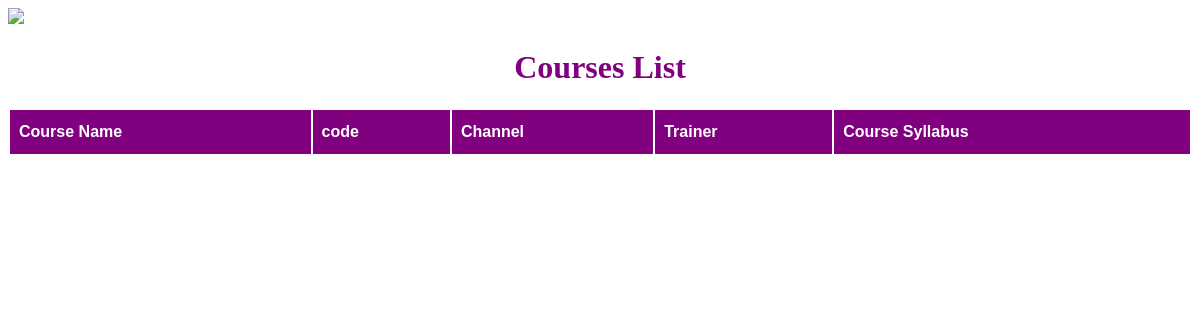
The app's page /course/list/, older data.
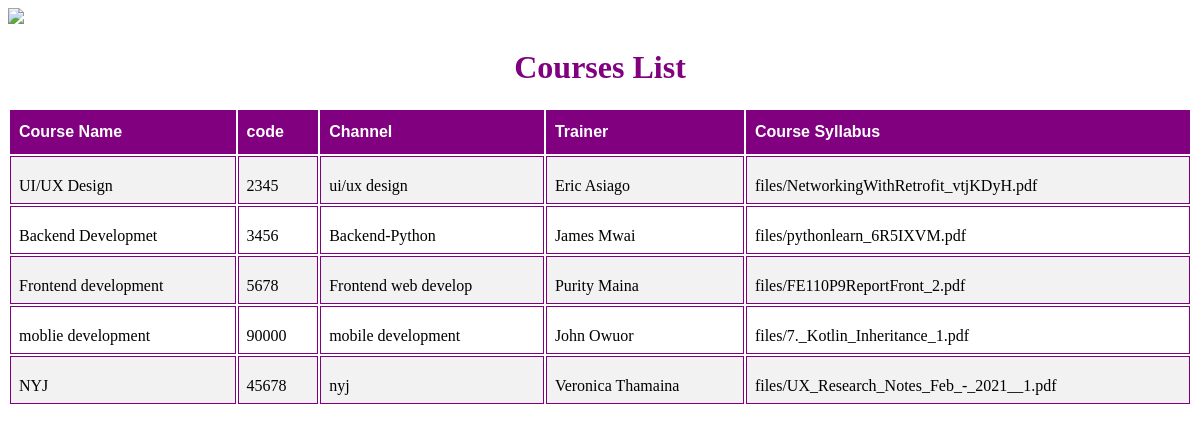
The same page, newer data.
### course/models.py (models this page shows)
class Course(models.Model):
  course_name=models.CharField(max_length=20)
  course_code=models.CharField(max_length=20)
  course_channel=models.CharField(max_length=20)
  course_trainer=models.CharField(max_length=20)
  course_description=models.CharField(max_length=100)
  course_syllabus=models.FileField(upload_to ='files/')

### course/views.py (the view)
# urls.py: path("list/", course_list, name = "Courses_list")
def course_list(request):
    courses = Course.objects.all()
    return render(request, "courses_list.html", {"courses": courses})

### course/templates/courses_list.html (shortened to what this page needs)
<!DOCTYPE html>
<html lang="en">
<head>
</head>
<body>
    <img id="image"
    src="https://o.remove.bg/downloads/e4750be7-92ce-4508-ac74-0a0a3dd9ca87/AKIRACHIX_LOGO.png-removebg-preview.png">
    <center><h1>Courses List</h1></center>
    <table class="table">
        <tr>
            <th>Course Name</th>
            <th>code</th>
            <th>Channel</th>
            <th>Trainer</th>
            <th>Course Syllabus</th>
        </tr>
        {% for course in courses%}
        <tr>
        <td>{{course.course_name}}</td>
        <td>{{course.course_code}}</td>
        <td>{{course.course_channel}}</td>
        <td>{{course.course_trainer}}</td>
        <td>{{course.course_syllabus}}</td>
    </tr>
    {%endfor%}
    </table>
</body>
</html>

### course/templates/courses_list.html (style rules this page uses)
.table { width: 100%; }
.table td, .table th { border: 1px solid purple; padding: 8px; padding-top: 20px; }
.table tr:nth-child(even) { background-color: #F2F2F2; }
.table th { padding-top: 12px; padding-bottom: 12px; text-align: left; background-color: purple; color: white; font-family:sans-serif; }
h1 { color: purple; }
#image { width: 200px; }

Row changes from the older to the newer data that the page shows:
added Course: course_name "UI/UX Design", course_code "2345", course_channel "ui/ux design", course_trainer "Eric Asiago", course_syllabus "files/NetworkingWithRetrofit_vtjKDyH.pdf"
added Course: course_name "Backend Developmet", course_code "3456", course_channel "Backend-Python", course_trainer "James Mwai", course_syllabus "files/pythonlearn_6R5IXVM.pdf"
added Course: course_name "Frontend development", course_code "5678", course_channel "Frontend web develop", course_trainer "Purity Maina", course_syllabus "files/FE110P9ReportFront_2.pdf"
added Course: course_name "moblie development", course_code "90000", course_channel "mobile development", course_trainer "John Owuor", course_syllabus "files/7._Kotlin_Inheritance_1.pdf"
added Course: course_name "NYJ", course_code "45678", course_channel "nyj", course_trainer "Veronica Thamaina", course_syllabus "files/UX_Research_Notes_Feb_-_2021__1.pdf"
